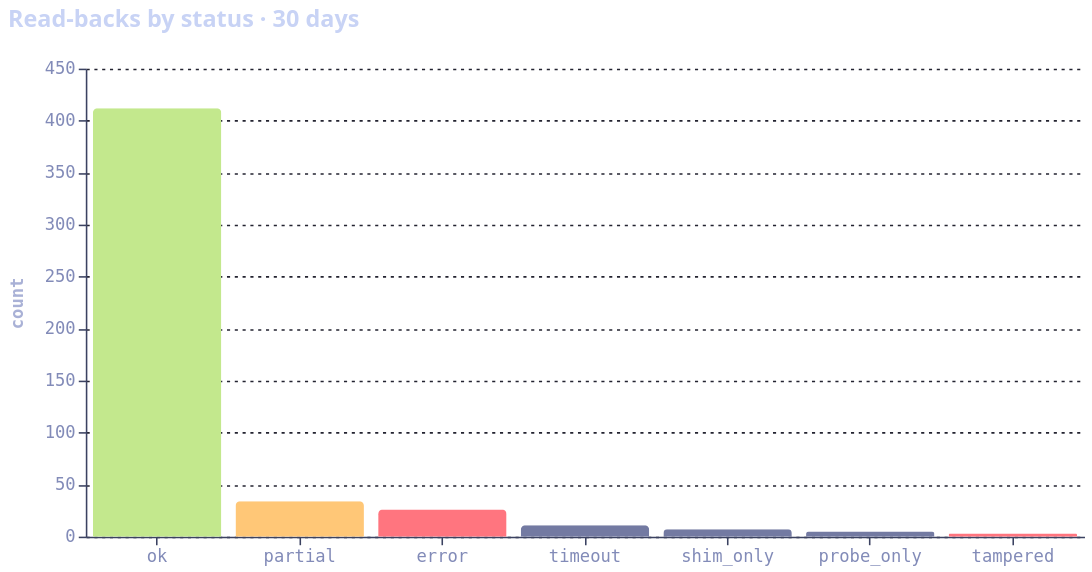

This figure's Vega-Lite source:
### Vega-Lite specification from a JSON file in a GitHub repository (floating-point values rounded to 4 significant figures)
{"$schema": "https://vega.github.io/schema/vega-lite/v5.json", "description": "Facet bar template — read-backs by status. Inline data only.", "background": "transparent", "width": 640, "height": 300, "title": {"text": "Read-backs by status · 30 days", "anchor": "start", "color": "#c8d3f5", "font": "system-ui, sans-serif", "fontSize": 15, "fontWeight": 600, "offset": 18}, "data": {"values": [{"status": "ok", "count": 412}, {"status": "partial", "count": 34}, {"status": "error", "count": 26}, {"status": "timeout", "count": 11}, {"status": "shim_only", "count": 7}, {"status": "probe_only", "count": 5}, {"status": "tampered", "count": 3}]}, "mark": {"type": "bar", "cornerRadiusEnd": 3}, "encoding": {"x": {"field": "status", "type": "nominal", "title": null, "sort": ["ok", "partial", "error", "timeout", "shim_only", "probe_only", "tampered"], "axis": {"labelAngle": 0}}, "y": {"field": "count", "type": "quantitative", "title": "count"}, "color": {"field": "status", "type": "nominal", "legend": null, "scale": {"domain": ["ok", "partial", "error", "timeout", "shim_only", "probe_only", "tampered"], "range": ["#c3e88d", "#ffc777", "#ff757f", "#737aa2", "#737aa2", "#737aa2", "#ff757f"]}}}, "config": {"view": {"stroke": null}, "axis": {"domainColor": "#3b4261", "tickColor": "#3b4261", "gridColor": "#232330", "gridDash": [2, 3], "labelColor": "#828bb8", "titleColor": "#a9b1d6", "labelFont": "ui-monospace, Menlo, monospace", "titleFont": "ui-monospace, Menlo, monospace", "labelFontSize": 11, "titleFontSize": 11, "titlePadding": 12}}}
